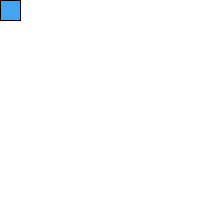
Frame 1 (no input)
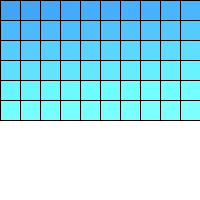
Frame 60 (the mouse pressed at the canvas centre just before this capture)
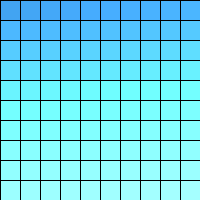
Frame 120 (the mouse held since frame 60 and released just before this capture)

The Processing sketch that drew these frames (run headless with seeded random() and noise(); from frame 60 on, the mouse is pressed at the canvas centre):

// Processing sketch: processing_168121
// ── processing_168121.pde

int y = 0;
int x=0;

int b=(0);
float v= random (255);
float r = random (255);
float a = random (255);
void setup()
{background (255);
  size(200,200);
  frameRate (7);
}
void draw()
{
fill (r,v,a);
 rect (x, y, width/10,height/10);
  x=x+width/10;
  
r=r+1;
v=v+2;
a=a+3;
 if (x >= width ){;x=0;y=y+width/10;
}
 
}
 
 
